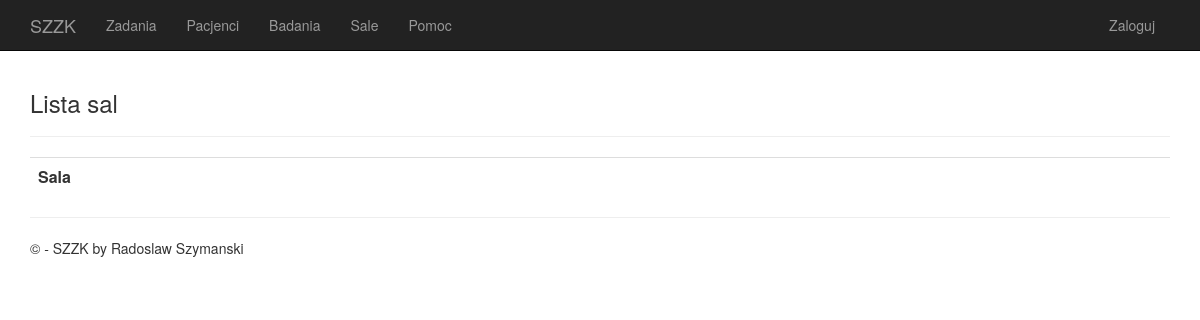
Before: /rooms with the older database file.
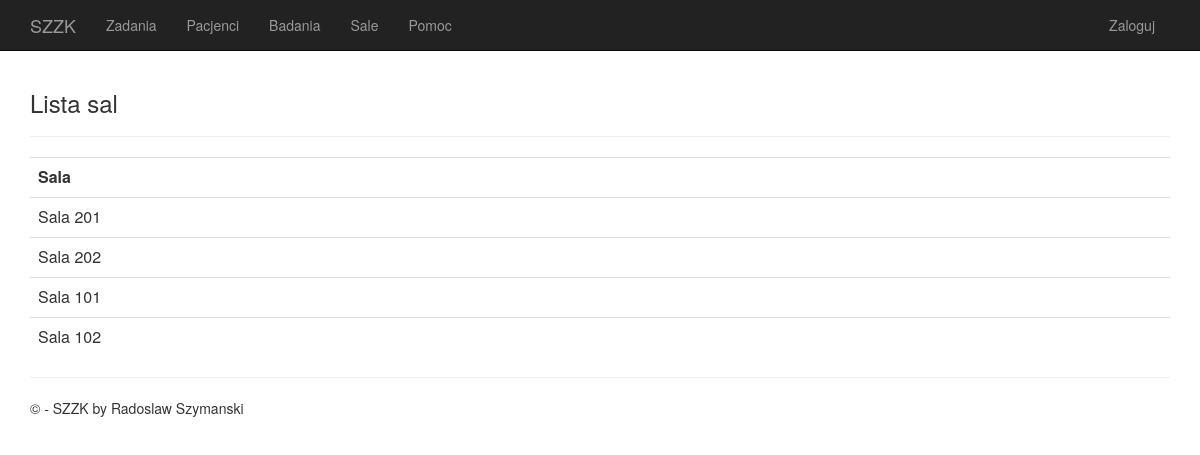
After: the same page with the newer database file.
### app/models.py (models this page shows)
class Room(models.Model):
    additional_info = models.TextField()
    class Meta:
        app_label = 'app'

### app/views.py (the view)
# urls.py: url(r'^rooms', app.views.rooms, name='rooms'),
def rooms(request):
    roomList = Room.objects.all()
    assert isinstance(request, HttpRequest)
    return render(
        request,
        'app/roomsList.html',
        {
            'title':'Lista sal',
            'roomList': roomList,
        }
    )

### app/templates/app/roomsList.html
﻿{% extends "app/layout.html" %}
{% block content %}
<h3>{{title}}</h3>
<hr />
<table class="table">
    <tr>
        <th>
           Sala
        </th>
        <th></th>
    </tr>
{% for room in roomList %}
    <tr>
        <td>
           {{room.additional_info}}
        </td>
        <td>
        </td>
    </tr>
{%endfor%}
</table>
{% endblock %}

Changed rows visible on the page:
added Room: additional_info "Sala 201"
added Room: additional_info "Sala 202"
added Room: additional_info "Sala 101"
added Room: additional_info "Sala 102"
